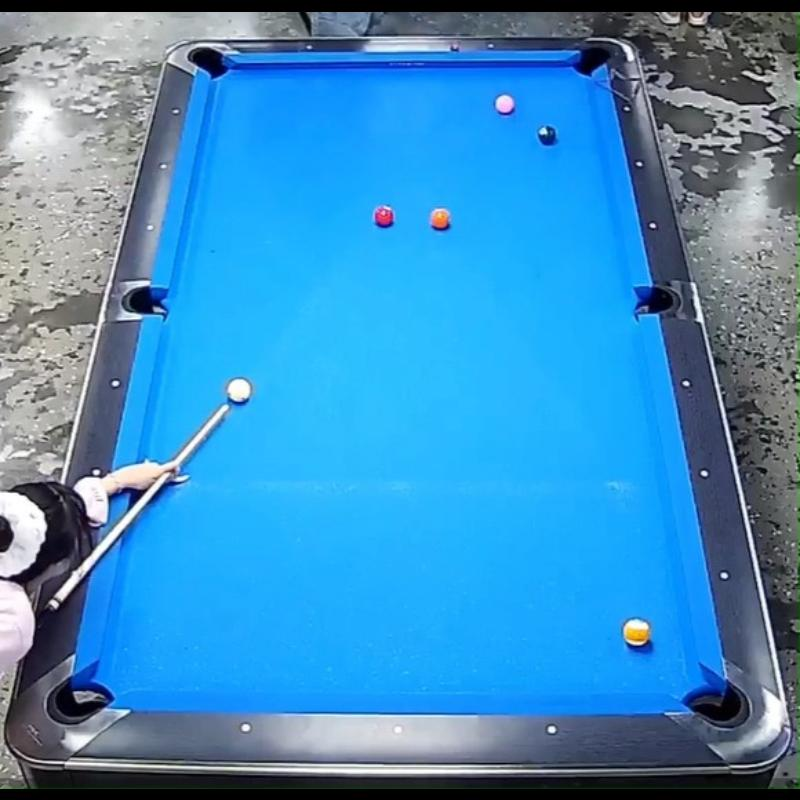
#> input picture data/Billiard Pool.v5i.coco/test/Recording-2025-02-08-020217_mp4-0011_jpg.rf.7037086bd58fcded3979bed7903c33f0.jpg, 800 x 800 px
$ python ball_detection.py '../data/Billiard Pool.v5i.coco/test/Recording-2025-02-08-020217_mp4-0011_jpg.rf.7037086bd58fcded3979bed7903c33f0.jpg'
#> lines starting #> are read from the running program, lines starting #| are printed output that depends on the picture; after the words box and inside, x2 and y2 are one past the last pixel; in counts of white or black regions, pixels touching at a corner belong together
#> further down, img is the input picture: shape (800, 800, 3); mean B, G, R 191.9, 142, 64.6
### src/table_detection.py
"""Stage 1: Table detection and homography.

Given a pool-table image (perspective view), this module:
  1. Segments the felt by HSV color thresholding. Blue felt (tournament
     footage) is the default; green felt is also supported.
  2. Finds the felt's outer quadrilateral via contour approximation, with a
     Hough-line corner-estimation fallback for noisy masks.
  3. Computes a homography that warps the perspective view into a rectified
     top-down (bird's-eye) image with a known pixels-per-cm scale.

A regulation 9-foot pool table has a 254 x 127 cm playing surface (2:1), which
sets the aspect ratio of the rectified output.

Example
-------
    import cv2
    from table_detection import detect_table

    img = cv2.imread("data/Billiard Pool.v5i.coco/train/<some>.jpg")
    result = detect_table(img)
    if result.found:
        cv2.imwrite("warped.png", result.warped)
"""

from __future__ import annotations

from dataclasses import dataclass

import cv2
import numpy as np

# Regulation 9-foot table playing surface, in centimeters (length x width).
TABLE_LENGTH_CM = 254.0
TABLE_WIDTH_CM = 127.0

# HSV ranges (OpenCV: H in [0,180], S/V in [0,255]).
# Tournament felt is a bright, saturated cyan-blue; the lower S/V bounds keep
# out dim background lighting and the dark crowd.
FELT_HSV_RANGES = {
    "blue": ((88, 110, 90), (115, 255, 255)),
    "green": ((35, 60, 60), (85, 255, 255)),
}


@dataclass
class TableResult:
    """Output of :func:`detect_table`."""

    found: bool
    corners: np.ndarray | None        # (4, 2) float32, ordered TL, TR, BR, BL
    homography: np.ndarray | None     # (3, 3) maps source px -> rectified px
    warped: np.ndarray | None         # rectified bird's-eye image
    mask: np.ndarray | None           # felt segmentation mask (uint8 0/255)
    px_per_cm: float                  # rectified-image scale
    felt_color: str | None            # which felt range matched


def _order_corners(pts: np.ndarray) -> np.ndarray:
    """Order 4 points as top-left, top-right, bottom-right, bottom-left."""
    pts = pts.astype(np.float32)
    s = pts.sum(axis=1)
    diff = np.diff(pts, axis=1).ravel()
    return np.array(
        [
            pts[np.argmin(s)],      # TL: smallest x+y
            pts[np.argmin(diff)],   # TR: smallest y-x
            pts[np.argmax(s)],      # BR: largest x+y
            pts[np.argmax(diff)],   # BL: largest y-x
        ],
        dtype=np.float32,
    )


def segment_felt(img: np.ndarray, felt_color: str | None = None):
    """Return (mask, color_name) for the felt region.

    If ``felt_color`` is None, both blue and green are tried and the one with
    the larger response is kept.
    """
    hsv = cv2.cvtColor(img, cv2.COLOR_BGR2HSV)
#> hsv: shape (800, 800, 3); mean H, S, V 96.3, 148.2, 192.8
    candidates = [felt_color] if felt_color else list(FELT_HSV_RANGES)

    best_mask, best_color, best_score = None, None, -1
    for color in candidates:
        lo, hi = FELT_HSV_RANGES[color]
        mask = cv2.inRange(hsv, np.array(lo), np.array(hi))
        score = int(mask.sum())
        if score > best_score:
            best_mask, best_color, best_score = mask, color, score
#> this loop made 2 passes
#> (score, best_color, best_score) on pass 1: (91653630, 'blue', 91653630)
#> pass 1, in segment_felt, `mask = cv2.inRange(hsv, np.array(lo), np.array(hi))`:
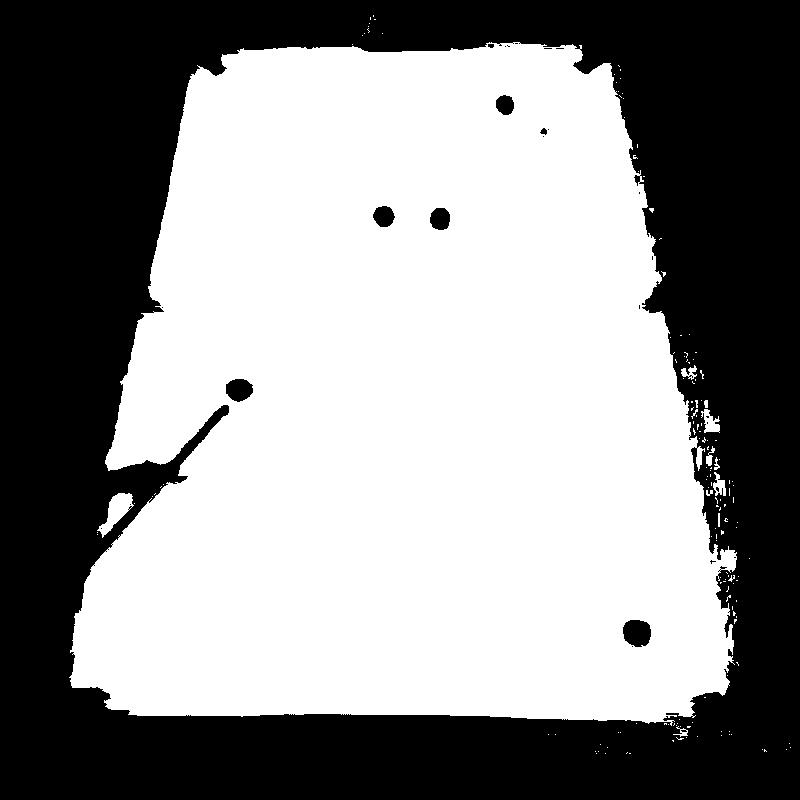
#> mask: shape (800, 800); 56.2% white; 27 black regions (19 under 20 px), largest, box (x1, y1, x2, y2) and area: (0, 0, 800, 800) 278371, (623, 620, 651, 647) 617, (226, 379, 253, 402) 475
#> pass 2, in segment_felt, `mask = cv2.inRange(hsv, np.array(lo), np.array(hi))`:
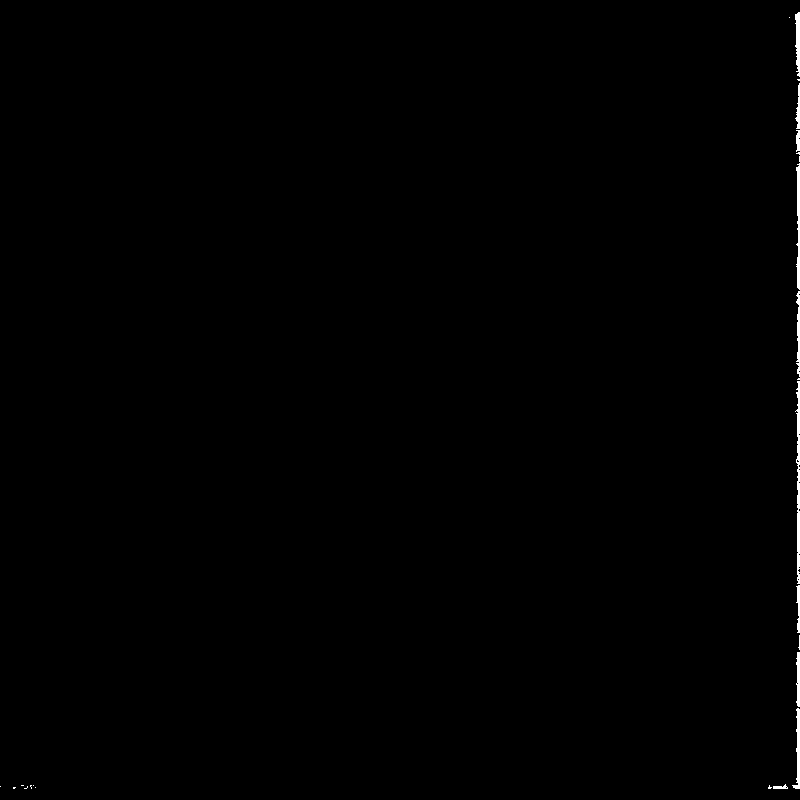
#> mask: shape (800, 800); 0.35% white; 24 white regions (14 under 20 px), largest, box (x1, y1, x2, y2) and area: (795, 381, 800, 584) 551, (796, 163, 800, 290) 347, (792, 708, 800, 789) 269
#> after the loop, best_score = 91653630

    # Clean the mask: drop speckle, then close small gaps within the felt.
    kernel = cv2.getStructuringElement(cv2.MORPH_ELLIPSE, (9, 9))
    best_mask = cv2.morphologyEx(best_mask, cv2.MORPH_OPEN, kernel, iterations=1)
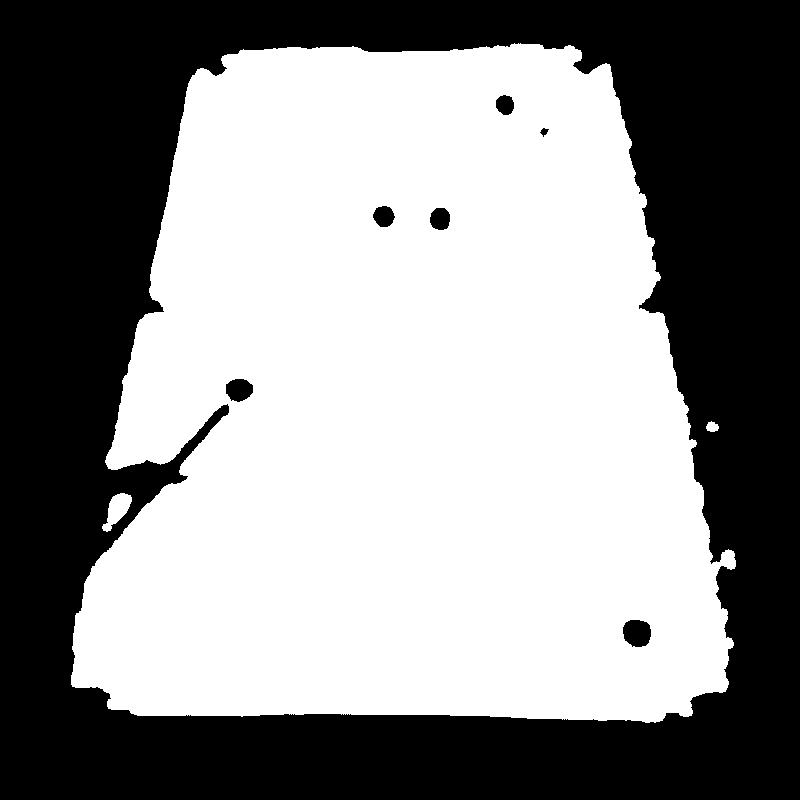
#> best_mask: shape (800, 800); 55.8% white; 7 black regions, largest, box (x1, y1, x2, y2) and area: (0, 0, 800, 800) 280801, (623, 620, 651, 647) 622, (226, 379, 253, 402) 480
    best_mask = cv2.morphologyEx(best_mask, cv2.MORPH_CLOSE, kernel, iterations=2)
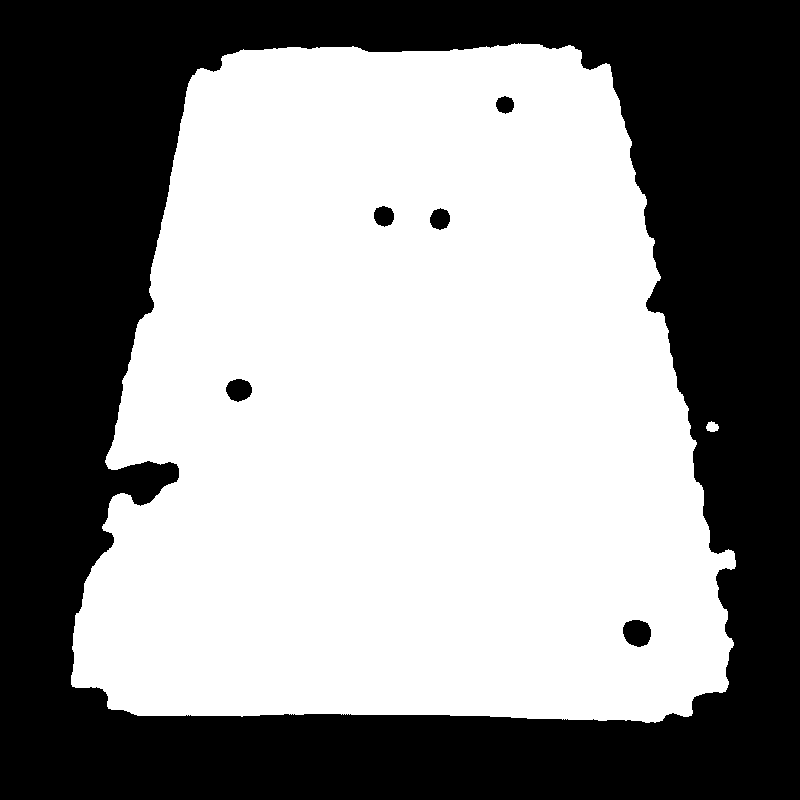
#> best_mask: shape (800, 800); 56.1% white; 6 black regions, box (x1, y1, x2, y2) and area: (0, 0, 800, 800) 278869, (623, 620, 651, 647) 601, (226, 379, 252, 402) 452, (430, 208, 450, 230) 332, (374, 206, 394, 227) 323, (496, 96, 514, 114) 243

    # A strong opening severs thin "necks" that connect the felt to background
    # blue (stage lights, doorways, other tables) before component selection.
    big = cv2.getStructuringElement(cv2.MORPH_ELLIPSE, (31, 31))
    best_mask = cv2.morphologyEx(best_mask, cv2.MORPH_OPEN, big, iterations=1)
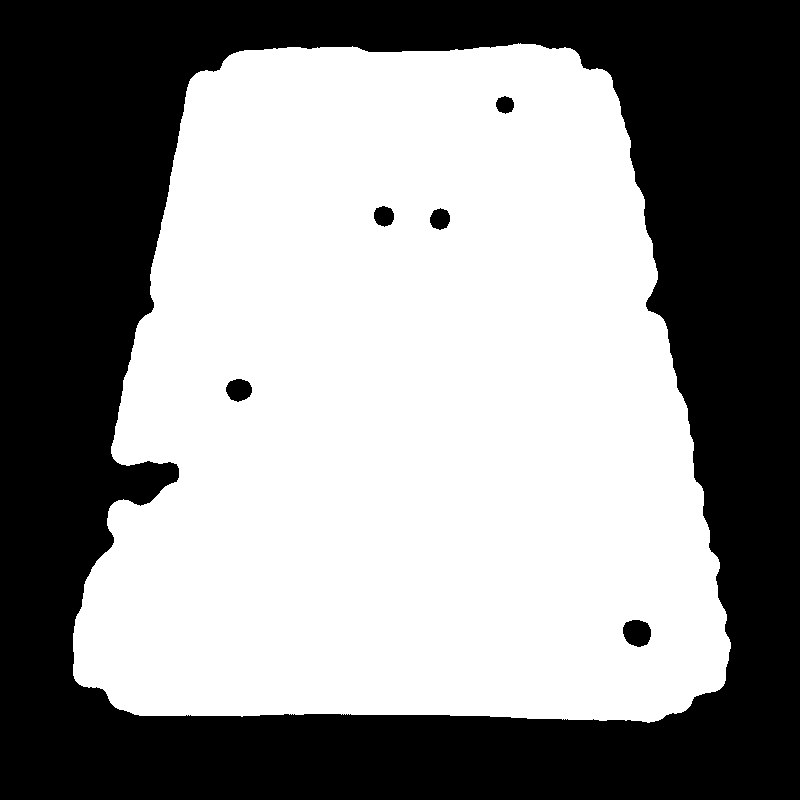
#> best_mask: shape (800, 800); 55.9% white; 6 black regions, box (x1, y1, x2, y2) and area: (0, 0, 800, 800) 280506, (623, 620, 651, 647) 601, (226, 379, 252, 402) 452, (430, 208, 450, 230) 332, (374, 206, 394, 227) 323, (496, 96, 514, 114) 243

    # Keep only the largest connected component — the felt is one big blob.
    best_mask = _largest_component(best_mask)
    return best_mask, best_color


def _largest_component(mask: np.ndarray) -> np.ndarray:
    """Zero out everything except the largest connected white region."""
    num, labels, stats, _ = cv2.connectedComponentsWithStats(mask, connectivity=8)
#> num = 2; stats = [[0, 0, 800, 800, 282457], [73, 43, 658, 680, 357543]]
    if num <= 1:
        return mask
    # Label 0 is background; pick the foreground label with the most pixels.
    largest = 1 + int(np.argmax(stats[1:, cv2.CC_STAT_AREA]))
#> largest = 1
    out = np.zeros_like(mask)
    out[labels == largest] = 255
    # Fill holes (balls, cue, reflections sitting on the felt).
    contours, _ = cv2.findContours(out, cv2.RETR_EXTERNAL, cv2.CHAIN_APPROX_SIMPLE)
    cv2.drawContours(out, contours, -1, 255, cv2.FILLED)
    return out


def _quad_from_contour(mask: np.ndarray) -> np.ndarray | None:
    """Largest contour approximated to a 4-point polygon, else convex-hull min-rect."""
    contours, _ = cv2.findContours(mask, cv2.RETR_EXTERNAL, cv2.CHAIN_APPROX_SIMPLE)
    if not contours:
        return None
    largest = max(contours, key=cv2.contourArea)
    if cv2.contourArea(largest) < 0.02 * mask.shape[0] * mask.shape[1]:
        return None  # too small to be the table

    peri = cv2.arcLength(largest, True)
    for eps in (0.02, 0.03, 0.05, 0.08):
        approx = cv2.approxPolyDP(largest, eps * peri, True)
        if len(approx) == 4:
            return approx.reshape(4, 2).astype(np.float32)

    # Fallback: minimum-area rotated rectangle around the hull.
    box = cv2.boxPoints(cv2.minAreaRect(largest))
    return box.astype(np.float32)


def detect_table(
    img: np.ndarray,
    felt_color: str | None = None,
    px_per_cm: float = 4.0,
) -> TableResult:
    """Detect the table and compute the rectifying homography.

    Parameters
    ----------
    img : BGR uint8 image.
    felt_color : "blue", "green", or None to auto-pick.
    px_per_cm : resolution of the rectified output.
    """
    mask, color = segment_felt(img, felt_color)
#> in segment_felt, `best_mask = _largest_component(best_mask)`:
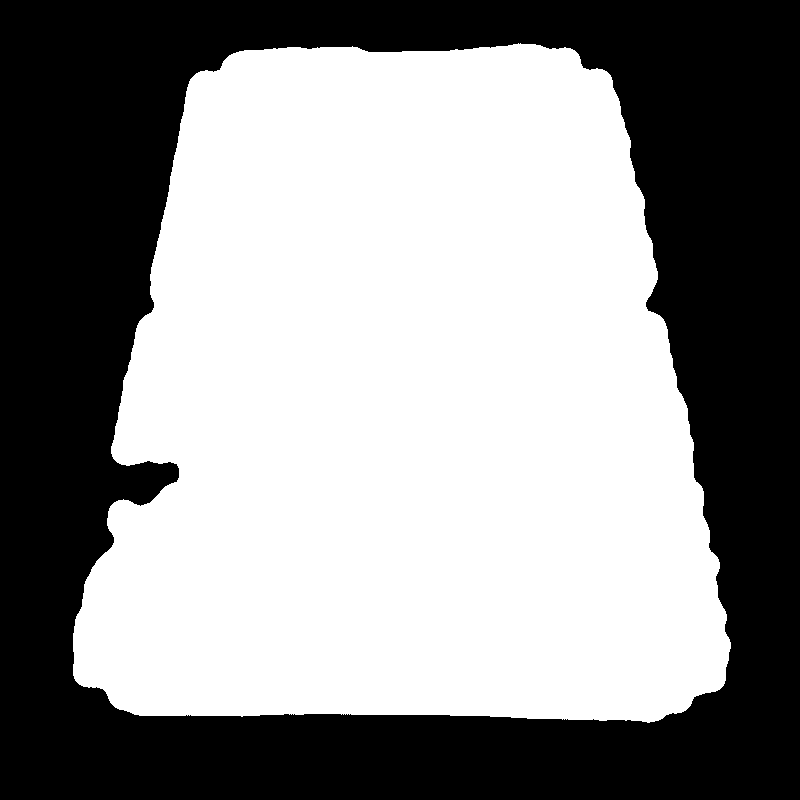
#> best_mask: shape (800, 800); 56.2% white; 1 black region
#> color = 'blue'
    quad = _quad_from_contour(mask)
#> in _quad_from_contour, `contours, _ = cv2.findContours(mask, cv2.RETR_EXTERNAL, cv2.CHAIN_APPR..`: contours = 1 contour; box (x1, y1, x2, y2) and area: (73, 43, 731, 723) 358284
#> (the rest of the program and of its run is left out)
